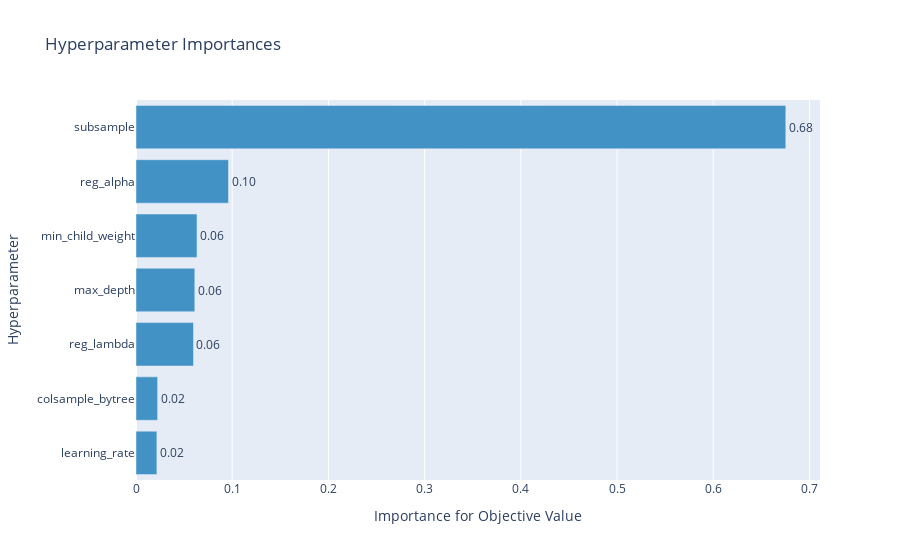

This figure's notebook cell:
### Code cell
optuna.visualization.plot_param_importances(study)

### Figure 1 — Plotly figure (JSON) as saved in the notebook; plotly's stock layout.template omitted (floating-point values rounded to 4 significant figures)
{"data": [{"cliponaxis": false, "hovertemplate": ["learning_rate (FloatDistribution): 0.021717746212235454<extra></extra>", "colsample_bytree (FloatDistribution): 0.022439483178434295<extra></extra>", "reg_lambda (FloatDistribution): 0.05973256643471326<extra></extra>", "max_depth (IntDistribution): 0.0611054455602796<extra></extra>", "min_child_weight (IntDistribution): 0.06341911684289815<extra></extra>", "reg_alpha (FloatDistribution): 0.09614585896747854<extra></extra>", "subsample (FloatDistribution): 0.6754397828039608<extra></extra>"], "marker": {"color": "rgb(66,146,198)"}, "orientation": "h", "text": ["0.02", "0.02", "0.06", "0.06", "0.06", "0.10", "0.68"], "textposition": "outside", "type": "bar", "x": [0.02172, 0.02244, 0.05973, 0.06111, 0.06342, 0.09615, 0.6754], "y": ["learning_rate", "colsample_bytree", "reg_lambda", "max_depth", "min_child_weight", "reg_alpha", "subsample"]}], "layout": {"showlegend": false, "title": {"text": "Hyperparameter Importances"}, "xaxis": {"title": {"text": "Importance for Objective Value"}}, "yaxis": {"title": {"text": "Hyperparameter"}}}}
